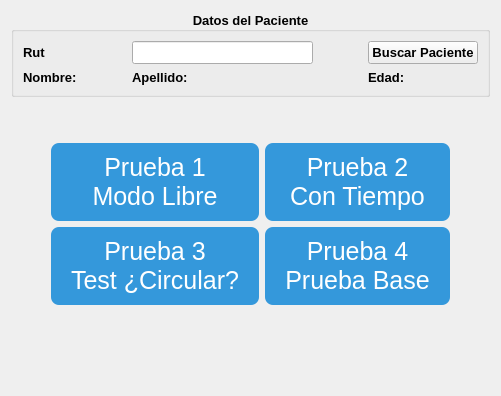
      <widget class="QWidget" name="widgetWelcome">
       <property name="styleSheet">
        <string notr="true"/>
       </property>
       <layout class="QGridLayout" name="gridLayout_2">
        <item row="0" column="0">
         <widget class="QGroupBox" name="groupBox">
          <property name="font">
           <font>
            <pointsize>10</pointsize>
            <weight>75</weight>
            <bold>true</bold>
           </font>
          </property>
          <property name="title">
           <string>Datos del Paciente</string>
          </property>
          <property name="alignment">
           <set>Qt::AlignCenter</set>
          </property>
          <layout class="QGridLayout" name="gridLayout_10">
           <property name="sizeConstraint">
            <enum>QLayout::SetDefaultConstraint</enum>
           </property>
           <property name="horizontalSpacing">
            <number>55</number>
           </property>
           <item row="0" column="0">
            <widget class="QLabel" name="label_5">
             <property name="text">
              <string>Rut</string>
             </property>
            </widget>
           </item>
           <item row="0" column="1">
            <widget class="QLineEdit" name="lineEditRut"/>
           </item>
           <item row="0" column="2">
            <widget class="QPushButton" name="pushButtonBuscarPaciente">
             <property name="text">
              <string>Buscar Paciente</string>
             </property>
            </widget>
           </item>
           <item row="1" column="1">
            <widget class="QLabel" name="labelApellidoPaciente">
             <property name="text">
              <string>Apellido:</string>
             </property>
            </widget>
           </item>
           <item row="1" column="0">
            <widget class="QLabel" name="labelNombrePaciente">
             <property name="text">
              <string>Nombre:</string>
             </property>
            </widget>
           </item>
           <item row="1" column="2">
            <widget class="QLabel" name="labelEdadPaciente">
             <property name="text">
              <string>Edad:</string>
             </property>
            </widget>
           </item>
          </layout>
         </widget>
        </item>
        <item row="2" column="0">
         <layout class="QGridLayout" name="gridLayout">
          <item row="1" column="1">
           <widget class="QPushButton" name="pushButtonPrueba1">
            <property name="styleSheet">
             <string notr="true">QPushButton {
  background: #3498db;
  border-radius: 8px;
 border: 0px solid;
  font-family: Arial;
  color: #ffffff;
  font-size: 25px;
  padding: 10px 20px 10px 20px;
  text-decoration: none;
}

QPushButton:hover {
  background: #3cb0fd;
  text-decoration: none;
}</string>
            </property>
            <property name="text">
             <string>Prueba 1
Modo Libre</string>
            </property>
           </widget>
          </item>
          <item row="1" column="3">
           <spacer name="horizontalSpacer_10">
            <property name="orientation">
             <enum>Qt::Horizontal</enum>
            </property>
            <property name="sizeHint" stdset="0">
             <size>
              <width>40</width>
              <height>20</height>
             </size>
            </property>
           </spacer>
          </item>
          <item row="1" column="2">
           <widget class="QPushButton" name="pushButtonPrueba2">
            <property name="styleSheet">
             <string notr="true">QPushButton {
  background: #3498db;
  border-radius: 8px;
 border: 0px solid;
  font-family: Arial;
  color: #ffffff;
  font-size: 25px;
  padding: 10px 20px 10px 20px;
  text-decoration: none;
}

QPushButton:hover {
  background: #3cb0fd;
  text-decoration: none;
}</string>
            </property>
            <property name="text">
             <string>Prueba 2
Con Tiempo</string>
            </property>
           </widget>
          </item>
          <item row="1" column="0">
           <spacer name="horizontalSpacer_9">
            <property name="orientation">
             <enum>Qt::Horizontal</enum>
            </property>
            <property name="sizeHint" stdset="0">
             <size>
              <width>40</width>
              <height>20</height>
             </size>
            </property>
           </spacer>
          </item>
          <item row="2" column="1">
           <widget class="QPushButton" name="pushButtonPrueba3">
            <property name="styleSheet">
             <string notr="true">QPushButton {
  background: #3498db;
  border-radius: 8px;
 border: 0px solid;
  font-family: Arial;
  color: #ffffff;
  font-size: 25px;
  padding: 10px 20px 10px 20px;
  text-decoration: none;
}

QPushButton:hover {
  background: #3cb0fd;
  text-decoration: none;
}</string>
            </property>
            <property name="text">
             <string>Prueba 3
Test ¿Circular?</string>
            </property>
           </widget>
          </item>
          <item row="2" column="2">
           <widget class="QPushButton" name="pushButtonPrueba4">
            <property name="styleSheet">
             <string notr="true">QPushButton {
  background: #3498db;
  border-radius: 8px;
 border: 0px solid;
  font-family: Arial;
  color: #ffffff;
  font-size: 25px;
  padding: 10px 20px 10px 20px;
  text-decoration: none;
}

QPushButton:hover {
  background: #3cb0fd;
  text-decoration: none;
}</string>
            </property>
            <property name="text">
             <string>Prueba 4
Prueba Base</string>
            </property>
           </widget>
          </item>
         </layout>
        </item>
        <item row="5" column="0">
         <spacer name="verticalSpacer_4">
          <property name="orientation">
           <enum>Qt::Vertical</enum>
          </property>
          <property name="sizeHint" stdset="0">
           <size>
            <width>20</width>
            <height>40</height>
           </size>
          </property>
         </spacer>
        </item>
        <item row="3" column="0">
         <spacer name="verticalSpacer_3">
          <property name="orientation">
           <enum>Qt::Vertical</enum>
          </property>
          <property name="sizeHint" stdset="0">
           <size>
            <width>20</width>
            <height>40</height>
           </size>
          </property>
         </spacer>
        </item>
        <item row="1" column="0">
         <spacer name="verticalSpacer_8">
          <property name="orientation">
           <enum>Qt::Vertical</enum>
          </property>
          <property name="sizeHint" stdset="0">
           <size>
            <width>20</width>
            <height>40</height>
           </size>
          </property>
         </spacer>
        </item>
       </layout>
      </widget>
